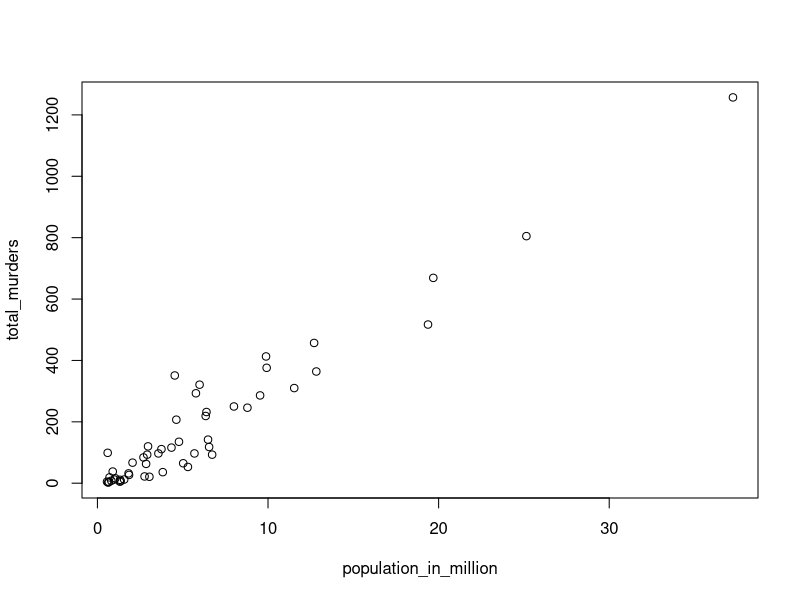
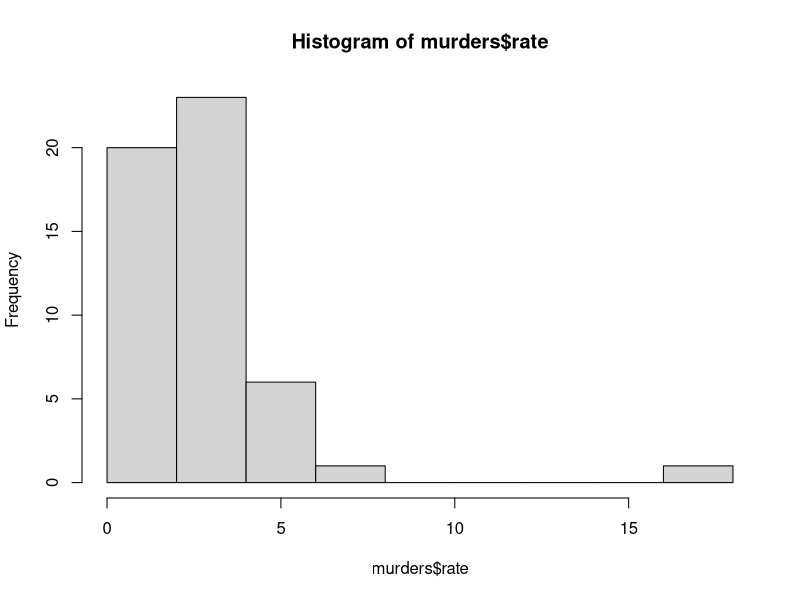
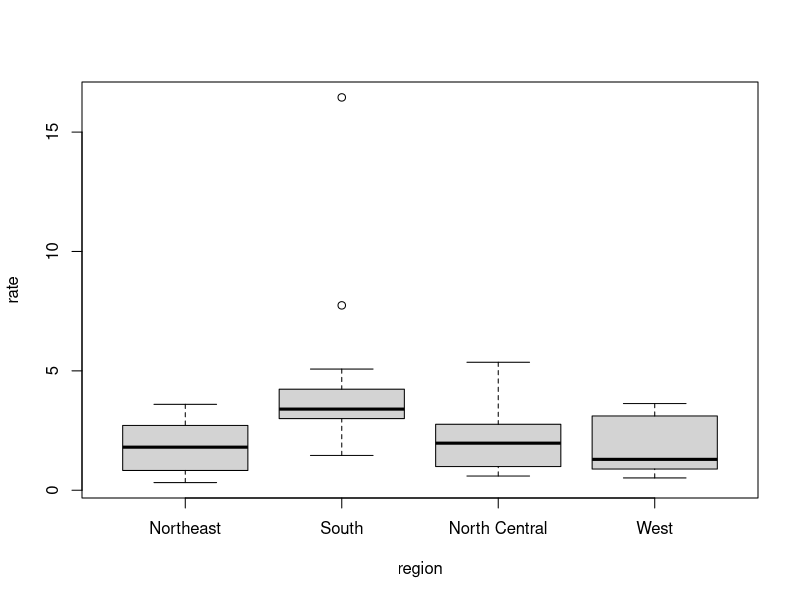

Reproduce these figures in R, in order.
# dplyr package, provides intuitive functionality for working with tables.
library(dplyr)
library(dslabs)

# For example, to change the data table by adding a new column or changing an existing one
# we use mutate

# To filter the data by subsetting rows, we use the function filter

# And to subset the data by selecting specific columns, we use select.

# We can also perform a series of operations--
# for example, select this and then filter that by sending the results of one function to another function
# called the pipe operator.

data(murders)
murders

# We say mutate, then murders. That's the first argument.
# That's the table we're going to manipulate. And then we define a new column called rate
murders <- mutate(murders,rate=total/population*100000)
murders

#The mutate function knows to look for these variables in the murders data frame rather than in the workspace.

#Suppose that we want to filter the data table to only show the entries for which the murder rate is lower than 0.71.
#filter function takes data table as first argument and the conditional statement as the next.
filter(murders,rate<0.71)

# So it's useful to select just the columns that you want to work with.
# Here we defined a new object, new_table. And it's the murders data table, but only three columns
new_table <- select(murders,state,rate,region)
new_table

# Note that in the call to select, the first argument, murders, is an object. It's the data table.
# But state, region, and rate are variable names from that table.

# pipe operator
murders %>% select(state,region,rate) %>% filter(rate <=0.71)

# Know that when using the pipe, we no longer need to specify the required argument as the dplyr function assumes that whatever is being piped is what should be operated on.

# Now, be warned, by default, data.frame turns characters into factors.
# To avoid this, we use the rather cumbersome argument stringsAsFactors

grades <- data.frame(names=c("Pawan","Abhishek","salil"),exam_1 = c(85,87,89),exam_2 = c(89,87,85))
class(grades$names) # to avoid this put stringsAsFactors=False while creating dataframe

# Note that if you want ranks from highest to lowest you can take the negative and then compute the ranks
# Use nrow() to calculate the number of rows

"Basic plot"

population_in_million <- murders$population/10^6
total_murders <- murders$total

# scatter plot
plot (population_in_million,total_murders)

#histogram
# powerful graphical summaries of a list of numbers that gives you a general overview of the types of values you have.
hist(murders$rate)

# boxplot
# box plots provide a more terse summary than the histogram, but easier to stack against each other
boxplot(rate~region,data=murders)

#South has the highest murder rate of all regions.
